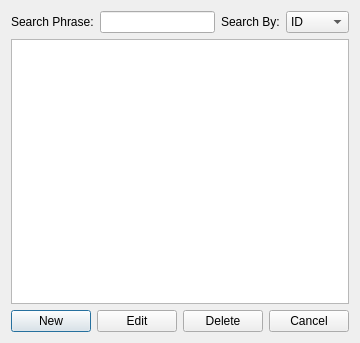
<?xml version="1.0" encoding="UTF-8"?>
<ui version="4.0">
 <class>SearchWindowBankPlacement</class>
 <widget class="QDialog" name="SearchWindowBankPlacement">
  <property name="geometry">
   <rect>
    <x>0</x>
    <y>0</y>
    <width>338</width>
    <height>343</height>
   </rect>
  </property>
  <property name="windowTitle">
   <string>Dialog</string>
  </property>
  <layout class="QVBoxLayout" name="verticalLayout">
   <item>
    <layout class="QHBoxLayout" name="horizontalLayout">
     <item>
      <widget class="QLabel" name="label">
       <property name="text">
        <string>Search Phrase:</string>
       </property>
      </widget>
     </item>
     <item>
      <widget class="QLineEdit" name="Placement_searchPhrase_lineEdit">
       <property name="clearButtonEnabled">
        <bool>false</bool>
       </property>
      </widget>
     </item>
     <item>
      <widget class="QLabel" name="label_2">
       <property name="text">
        <string>Search By:</string>
       </property>
      </widget>
     </item>
     <item>
      <widget class="QComboBox" name="Placement_searchBy_comboBox">
       <item>
        <property name="text">
         <string>ID</string>
        </property>
       </item>
       <item>
        <property name="text">
         <string>Name</string>
        </property>
       </item>
       <item>
        <property name="text">
         <string>JobID</string>
        </property>
       </item>
      </widget>
     </item>
    </layout>
   </item>
   <item>
    <widget class="QTableView" name="capacitor_tableView"/>
   </item>
   <item>
    <layout class="QHBoxLayout" name="horizontalLayout_2">
     <item>
      <widget class="QPushButton" name="new_pushButton">
       <property name="text">
        <string>New</string>
       </property>
      </widget>
     </item>
     <item>
      <widget class="QPushButton" name="edit_pushButton">
       <property name="text">
        <string>Edit</string>
       </property>
      </widget>
     </item>
     <item>
      <widget class="QPushButton" name="delete_pushButton">
       <property name="text">
        <string>Delete</string>
       </property>
      </widget>
     </item>
     <item>
      <widget class="QPushButton" name="cancel_pushButton">
       <property name="text">
        <string>Cancel</string>
       </property>
      </widget>
     </item>
    </layout>
   </item>
  </layout>
 </widget>
 <resources/>
 <connections/>
</ui>
